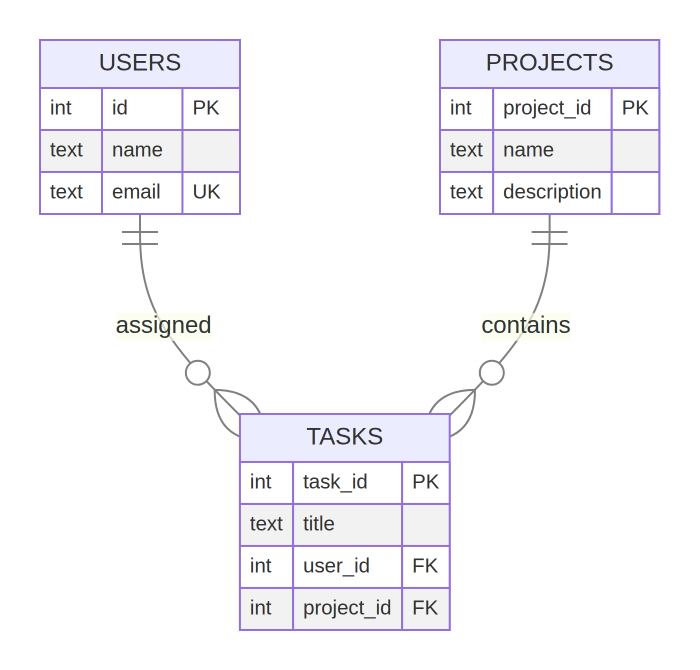
#> input picture corrected_erd.png, 1400 x 1340 px, found by its file name (shown at 1/2 size)
$ python create_storyboard.py
#> lines starting #> are read from the running program, lines starting #| are printed output that depends on the picture
from PIL import Image, ImageDraw, ImageFont
from pathlib import Path
OUT=Path('video_frames'); OUT.mkdir(exist_ok=True)
W,H=1280,720; bg='#f5f7f4'; ink='#17222b'; muted='#6e7c83'; green='#18764b'; mint='#c9f0d7'; line='#dce4df'; white='#fff'
reg='/usr/share/fonts/truetype/dejavu/DejaVuSans.ttf'; bold='/usr/share/fonts/truetype/dejavu/DejaVuSans-Bold.ttf'; f=lambda n,b=False: ImageFont.truetype(bold if b else reg,n)
def base(k,t,s=''):
#> called with k = 'Challenge 3', t = 'From ERD to PostgreSQL'
 im=Image.new('RGB',(W,H),bg); d=ImageDraw.Draw(im); d.rectangle((0,0,W,74),fill=white); d.rectangle((52,24,90,61),fill=ink); d.text((61,31),'TB',font=f(12,True),fill=white); d.text((110,28),'TASKBRIDGE ERD REVIEW',font=f(14,True),fill=ink); d.text((58,120),k.upper(),font=f(13,True),fill=green); d.text((58,157),t,font=f(40,True),fill=ink); d.text((60,216),s,font=f(18),fill=muted); return im,d
def save(im,n): im.save(OUT/f'{n:02d}.png')
im,d=base('Challenge 3','From ERD to PostgreSQL','Correcting a TaskBridge task-management model before implementation.')
d.rounded_rectangle((70,310,1210,585),radius=20,fill=white,outline=line,width=2)
for x,h,b in [(110,'USERS','identity'),(440,'PROJECTS','workspaces'),(770,'TASKS','assigned work')]:
 d.ellipse((x,370,x+62,432),fill=mint); d.text((x+18,387),'✓',font=f(28,True),fill=green); d.text((x,465),h,font=f(18,True),fill=ink); d.text((x,503),b,font=f(15),fill=muted)
save(im,1)
#> in save, `def save(im,n): im.save(OUT/f'{n:02d}.png')`:
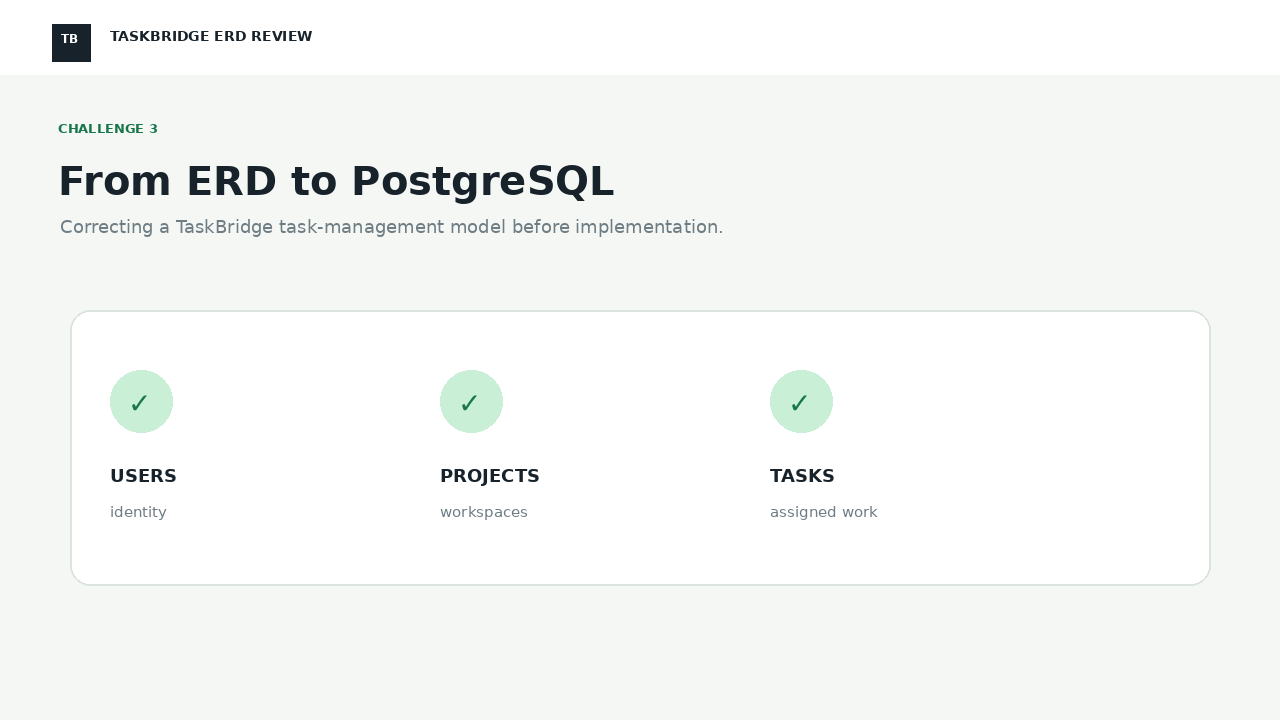
#> saved as 01.png: PIL image 1280x720 RGB; mean R, G, B 245.4, 247.2, 245.4
im,d=base('Flaws found','The blueprint needed integrity rules','Missing primary keys and foreign keys would let invalid data enter the database.')
for y,h,b in [(300,'USERS.ID','not marked as a primary key'),(390,'TASKS.USER_ID + PROJECT_ID','integers without references'),(480,'TASK_OWNER_NAME','redundant copy of user data')]:
 d.rounded_rectangle((78,y,1200,y+60),radius=11,fill=white,outline=line,width=2); d.text((105,y+19),h,font=f(15,True),fill=green); d.text((430,y+19),b,font=f(17),fill=ink)
save(im,2)
#> call 2 of save, with n = 2
#> in save (call 2), `def save(im,n): im.save(OUT/f'{n:02d}.png')`:
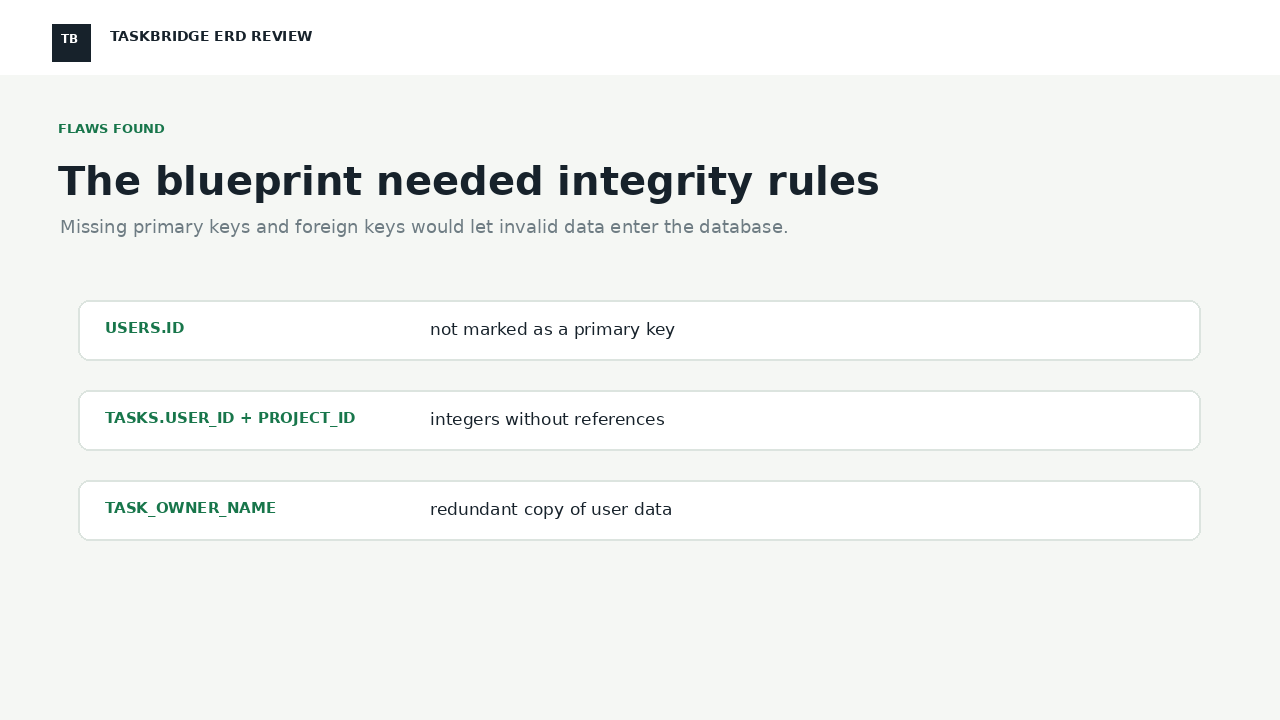
#> saved as 02.png: PIL image 1280x720 RGB; mean R, G, B 243.1, 245, 243
im,d=base('Corrected ERD','One user and one project per task','The corrected diagram makes both one-to-many relationships explicit.')
di=Image.open('corrected_erd.png').convert('RGB'); di.thumbnail((980,410)); im.paste(di,((W-di.width)//2,270)); save(im,3)
#> further down, di is the input picture: PIL image 1400x1340 RGB; mean R, G, B 246.9, 246.2, 249.6
#> after `di.thumbnail((980, 410))`:
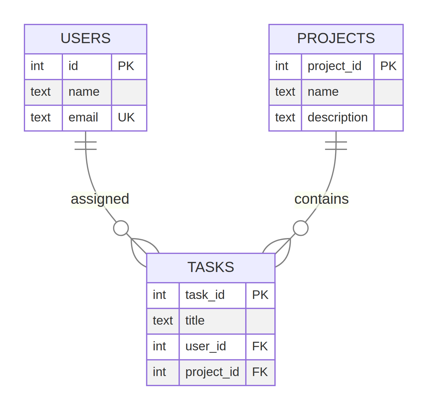
#> di: PIL image 428x410 RGB; mean R, G, B 246.8, 246, 249.5
im,d=base('PostgreSQL mapping','Every ERD concept has a database equivalent','Entities become tables, identifiers become primary keys, and relationships become foreign keys.')
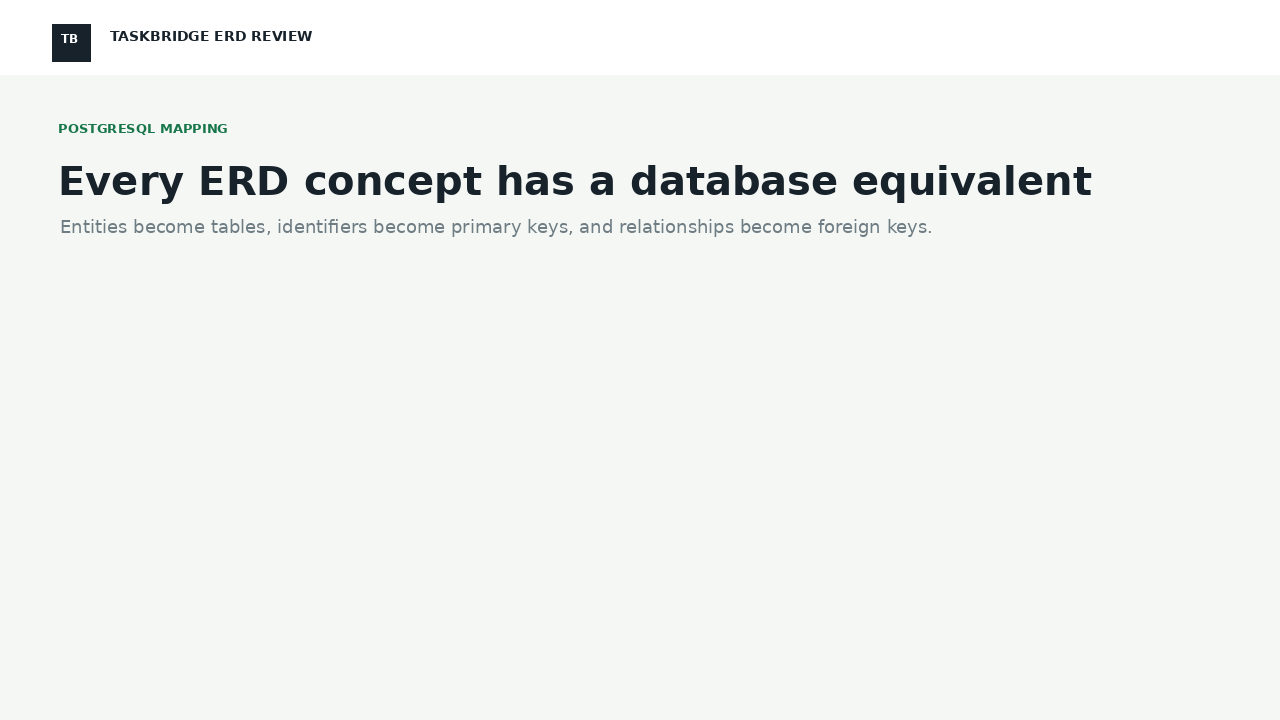
#> im: PIL image 1280x720 RGB; mean R, G, B 241.7, 243.8, 241.3
for y,h,b in [(300,'USERS','id SERIAL PRIMARY KEY · email UNIQUE NOT NULL'),(390,'PROJECTS','project_id SERIAL PRIMARY KEY · name NOT NULL'),(480,'TASKS','task_id PRIMARY KEY · user_id FK · project_id FK')]:
 d.rounded_rectangle((78,y,1200,y+60),radius=11,fill=white,outline=line,width=2); d.text((105,y+19),h,font=f(14,True),fill=green); d.text((390,y+19),b,font=f(16),fill=ink)
save(im,4)
#> call 4 of save, with n = 4
#> in save (call 4), `def save(im,n): im.save(OUT/f'{n:02d}.png')`:
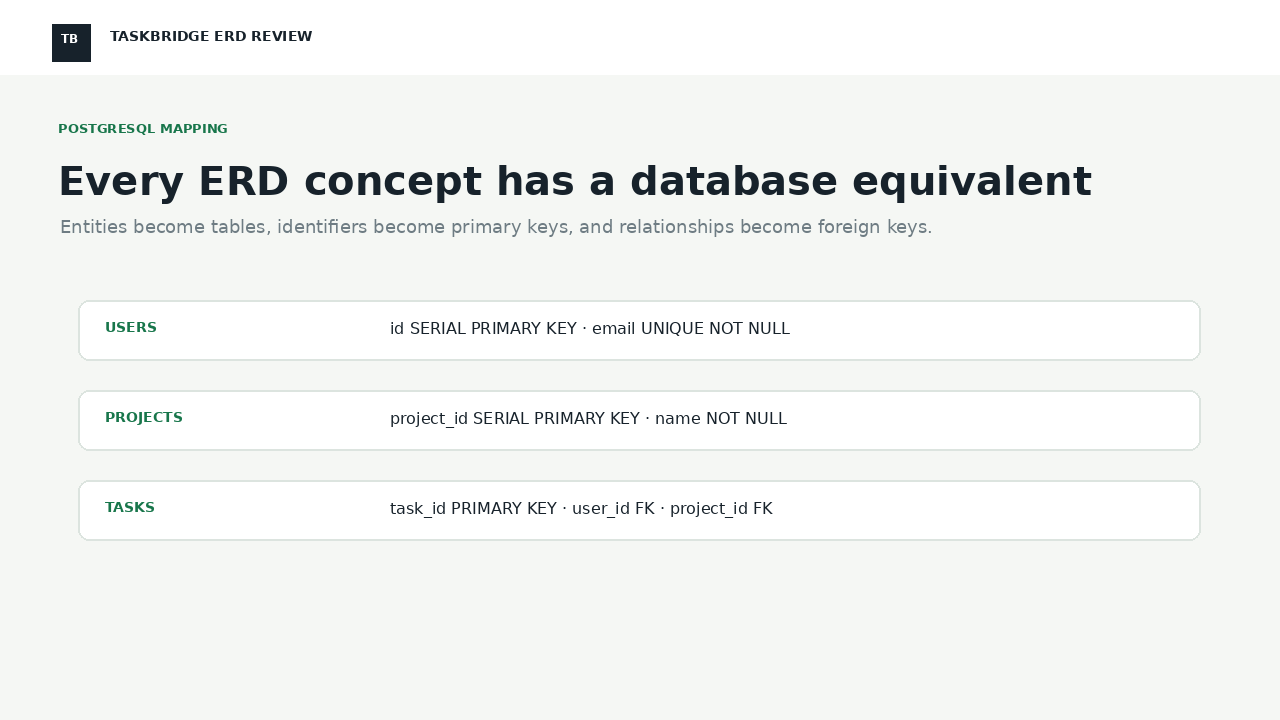
#> saved as 04.png: PIL image 1280x720 RGB; mean R, G, B 242.3, 244.2, 242.3
im,d=base('Verification','Constraints behave as designed','Valid rows are accepted; duplicate emails and orphan references are rejected.')
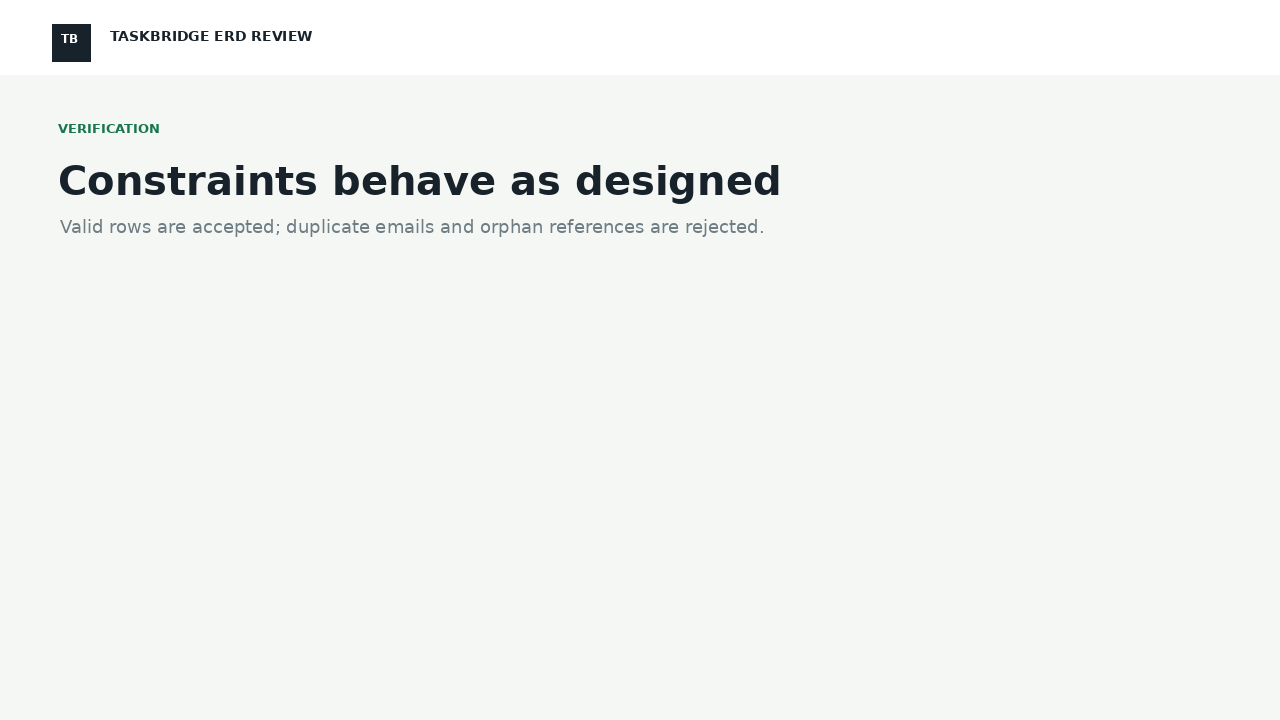
#> im: PIL image 1280x720 RGB; mean R, G, B 242.8, 244.8, 242.2
#> (the run stopped early here; a loop or call above may not have finished)

$ run again, with ERD/FlawedERD.png copied over corrected_erd.png
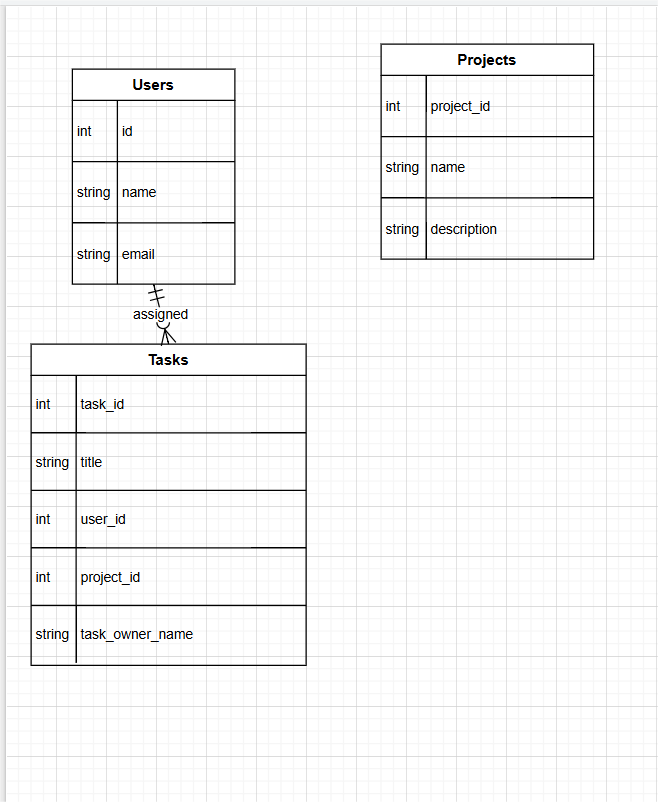
#> input picture ERD/FlawedERD.png, 658 x 802 px, found by its file name
#> `di.thumbnail((980, 410))`:
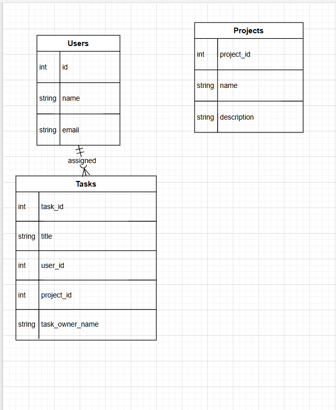
#> di: PIL image 336x410 RGB; mean R, G, B 246.6, 246.6, 246.6
